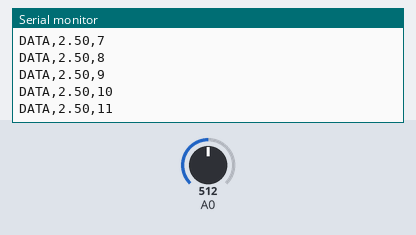
A sketch run on a simulated Arduino Uno, built with avr-gcc and run on an emulated ATmega328P. Parts: the last lines printed to the serial monitor. The inputs (shaded band) are chosen by the test bench; at power-on: A0 = 512.

Above: at 1.2 s.
1.3 s: A0 set to 716
At 1.31 s:
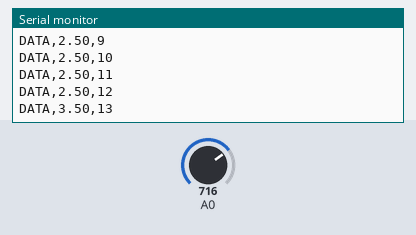
2.8 s: A0 set to 900
At 2.82 s:
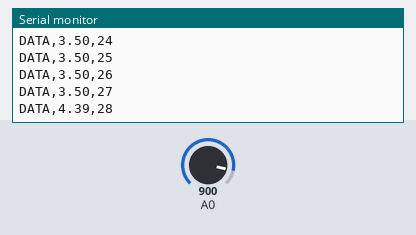
Timing chart, 0 to 5.8 s (numbered marks = the images above; inputs shaded):
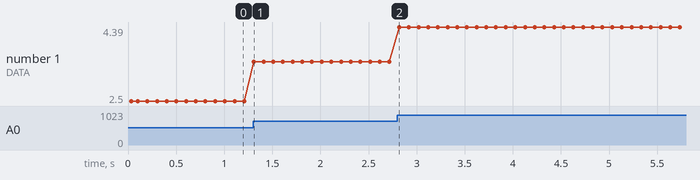

Measured:
- after the input at 1.3 s, the serial monitor: prints a new line at once (image 1)
- plotted number 1: 2.5 → 3.5 after the input at 1.3 s

The sketch:

Serialarduino.ino
```cpp
int i=0;
void setup() {
  Serial.begin(9600);
  Serial.println("CLEARDATA");
  Serial.println("LABEL,Sensorx,muestra");
  // put your setup code here, to run once:

}

void loop() {
 int sensorx=analogRead(A0);
 Serial.print("DATA,");
 float x = sensorx*(5/1024.0);
 Serial.print(x);Serial.print(",");
 Serial.println(i++);
 delay(100);
  // put your main code here, to run repeatedly:

}
```
